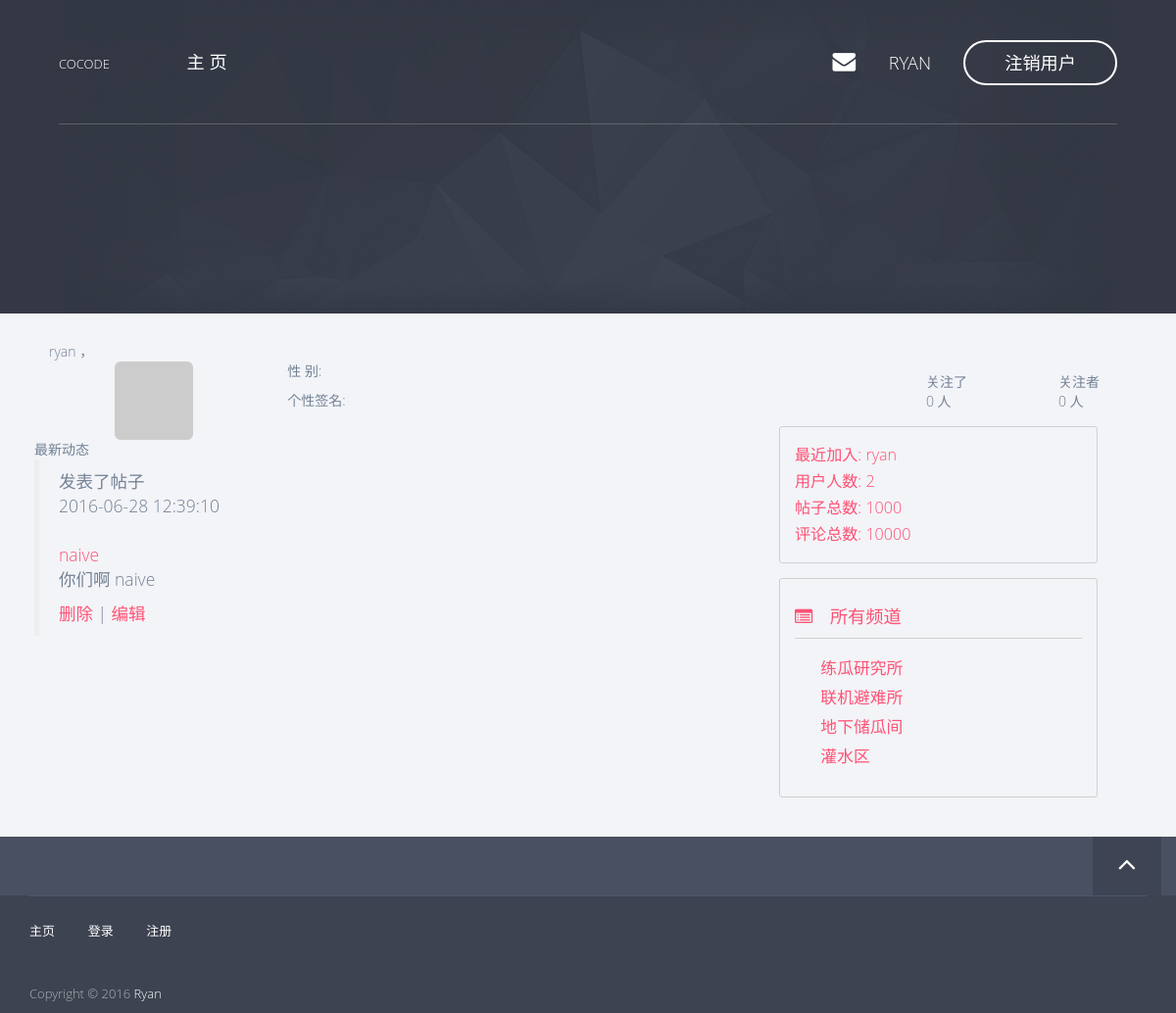
Before: /profile/ryan (signed in) with the older database file.
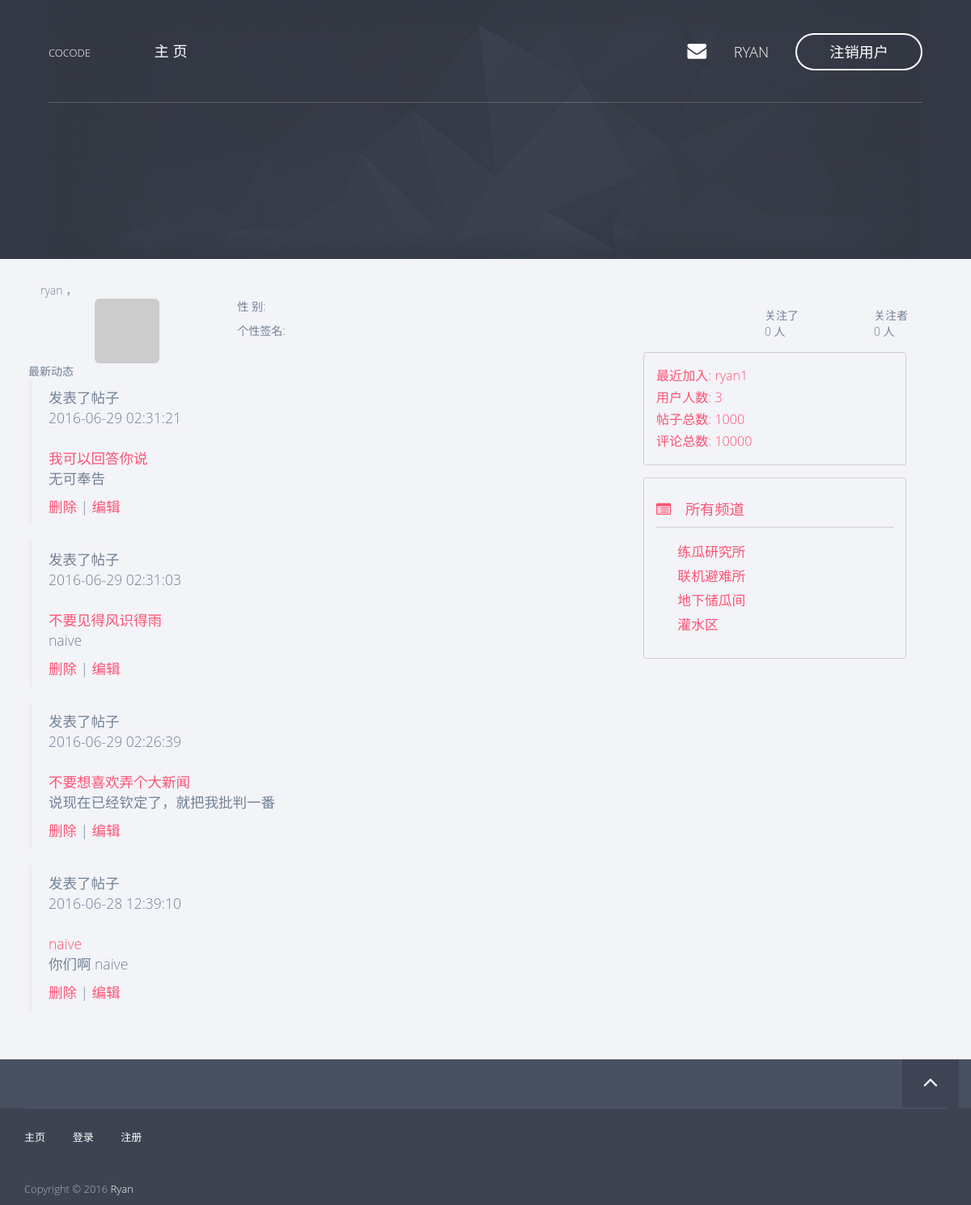
After: the same page with the newer database file.
### app/models/post.py (models this page shows, shortened)
class Post(db.Model, Model):
    __tablename__ = 'posts'
    id = db.Column(db.Integer, primary_key=True)
    title = db.Column(db.String())
    content = db.Column(db.String())
    created_time = db.Column(db.DateTime(timezone=True),
                             default=sql.func.now())
    channel_id = db.Column(db.Integer, db.ForeignKey('channels.id'))
    user_id = db.Column(db.Integer, db.ForeignKey('users.id'))
    comments = db.relationship('Comment', backref='post')
    def display_item(self):
        name = 'post'
        title = self.title
        content_len = 80
        if self.content.__len__() > content_len:
            content = self.content[:content_len] + '...'
        else:
            content = self.content
        return (name, title, content)

### app/models/user.py (models this page shows, shortened)
class User(db.Model, Model):
    __tablename__ = 'users'
    id = db.Column(db.Integer, primary_key=True)
    username = db.Column(db.String(), unique=True)
    password_hash = db.Column(db.String())
    email = db.Column(db.String(), unique=True)
    avatar_hash = db.Column(db.String())
    created_time = db.Column(db.DateTime(timezone=True),
                             default=sql.func.now())
    role_id = db.Column(db.Integer, db.ForeignKey('roles.id'))
    posts = db.relationship('Post', backref='author')
    comments = db.relationship('Comment', backref='author')
    @property
    def password(self):
        raise AttributeError('password is not readable')
    def is_admin(self):
        return self.role.permissions == 0xff
    def gravatar(self, size=100, default='identicon', rating='g'):
        from flask import request
        gravatar_url = 'secure.gravatar.com/avatar'
        if request.is_secure:
            url = 'https://' + gravatar_url
        else:
            url = 'http://' + gravatar_url
        hash = self.avatar_hash or md5(self.email.encode('utf-8')).hexdigest()
        return '{url}/{hash}?s={size}&d={default}&r={rating}'.format(url=url,
                                                                     hash=hash,
                                                                     size=size,
                                                                     default=default,
                                                                     rating=rating)

### app/models/channel.py (models this page shows, shortened)
class Channel(db.Model, Model):
    __tablename__ = 'channels'
    id = db.Column(db.Integer, primary_key=True)
    name = db.Column(db.String(), default=ChannelPermission.NORMAL[0])
    permission = db.Column(db.Integer)
    created_time = db.Column(db.DateTime(timezone=True),
                             default=sql.func.now())
    posts = db.relationship('Post', backref='channel')
    def is_admin(self):
        return self.permission == ChannelPermission.ADMIN[0]

### app/views.py (the view)
@app.route('/profile/<username>')
def profile(username):
    u = User.query.filter_by(username=username).first()
    if u is None:
        abort(404)
    posts = u.posts
    comments = u.comments
    activities = posts + comments
    activities.sort(key=lambda a: a.created_time, reverse=True)
    return render_template('profile.html',
                           user=u,
                           activities=activities)

### app/__init__.py (called while the page is built)
@app.context_processor
def current_user_processor():
    return dict(current_user=current_user())

@app.context_processor
def channel_processor():
    channels = Channel.query.all()
    permissions = [
        ChannelPermission.NORMAL,
        ChannelPermission.ADMIN,
    ]
    dic = {
        'channels': channels,
        'permissions': permissions,
    }
    return dict(**dic)

@app.context_processor
def user_processor():
    user_count = User.query.count()
    new_user = User.query.order_by(User.created_time.desc()).first()
    return dict(new_user=new_user,
                user_count=user_count)

### app/models/user.py (called while the page is built)
def current_user():
    id = session.get('user_key', None)
    user = None
    if id is not None:
        user = User.query.get(id)
    return user

### app/templates/profile.html (shortened to what this page needs)
{% extends 'base8-4.html' %}
{% block page_content %}
    <div class="row">
        <div class="col-md-12 profile">
            <div class="col-md-12 user-name-note">
                {{ user.username }} ，
            </div>
            <div class="col-md-4 profile-portrait">
                <img class="img-rounded center-block" src="{{ user.gravatar(size=180) }}" />
            </div>
            <div class="col-md-8 profile-info">
                <p>性    别: </p>
                <p>个性签名: </p>
            </div>
        </div>
        <div class="col-md-12 activities-list">
            <div class="activities-list-header">最新动态</div>
            <div class="activities-list-body">
                {% if activities.__len__() == 0 %}
                    <h4>暂无动态</h4>
                {% else %}
                    {% include "_activities.html" %}
                {% endif %}
            </div>
        </div>
    </div>
{% endblock %}
{% block page_side %}
    <div class="row follow-count">
        <div class="col-md-4">
        </div>
        <div class="col-md-4">
        关注了<br>0 人</div>
        <div class="col-md-4">
        关注者<br>0 人</div>
    </div>
{% endblock %}

### app/templates/base.html (shortened to what this page needs)
<!doctype html>
 <html class="no-js" lang="">
{% block head %}
<head>
<link rel="stylesheet" href="../static/css/normalize.min.css">
<link rel="stylesheet" href="../static/css/bootstrap.min.css">
<link rel="stylesheet" href="../static/css/jquery.fancybox.css">
<link rel="stylesheet" href="../static/css/flexslider.css">
<link rel="stylesheet" href="../static/css/styles.css">
<link rel="stylesheet" href="../static/css/queries.css">
<link rel="stylesheet" href="../static/css/etline-font.css">
<link rel="stylesheet" href="../static/bower_components/animate.css/animate.min.css">
<link rel="stylesheet" href="../static/css/font-awesome.min.css">
</head>
{% endblock %}
<body id="top">
    {% block navbar %}
        <section class="hero">
            <section class="navigation">
                <header>
                    <div class="header-content">
                        <div class="logo"><a href="/">COCODE</a></div>
                        <div class="header-nav">
                            <nav>
                                <ul class="primary-nav">
                                    <li><a href="/">主&nbsp;页</a></li>
                                </ul>
                                <ul class="member-actions">
                                    {% if current_user is none %}
                                    <li><a href="/login" class="login">登&nbsp;录</a></li>
                                    <li><a href="/register" class="btn-white btn-small">注&nbsp;册</a></li>
                                    {% else %}
                                    <li><a href="#"><i class="fa fa-envelope hero-nav"></i></a></li>
                                    <li><a href="/profile/{{ current_user.username }}" class="hero-nav">{{ current_user.username }} &nbsp;</a></li>
                                    <li><a href="/logout" class="btn-white btn-small">注销用户</a></li>
                                    {% endif %}
                                </ul>
                            </nav>
                        </div>
                    </div>
                </header>
            </section>
        </section>
    {% endblock %}
    <section class="content">
        {% block content%}
        {% endblock %}
    </section>
    <section class="to-top">
        <div class="container">
            <div class="row">
                <div class="to-top-wrap">
                    {% block to_top %}
                    <a href="#top" class="top"><i class="fa fa-angle-up"></i></a>
                    {% endblock %}
                </div>
            </div>
        </div>
    </section>
    <footer>
        <div class="container">
            <div class="row">
                <div class="col-md-12">
                    <div class="footer-links">
                        <ul class="footer-group">
                            <li><a href="/">主页</a></li>
                            <li><a href="/login">登录</a></li>
                            <li><a href="/register">注册</a></li>
                        </ul>
                        <p>Copyright © 2016 <a href="/">Ryan</a><br></p>
                    </div>
                </div>
            </div>
        </div>
    </footer>
</body>
</html>

### app/templates/_activities.html (shortened to what this page needs)
<ul class="activities">
    {% for a in activities %}
    <li class="activity">
        {% set item = a.display_item() %}
        {% set item_name = item[0] %}
        <blockquote>
        <div class="activity-content">
            {% if item_name == 'post' %}
                {% set title = item[1] %}
                {% set content = item[2] %}
                <div class="activity-header">发表了帖子</div>
                <div class="activity-date">{{ a.created_time }}</div><br>
                <div class="post-title"><a href="{{ url_for('post_view', id=a.id) }}">{{ title }}</a></div>
                <p>{{ content }}</p>
                <div class="activity-footer">
                    {% if current_user == user or current_user.is_admin() %}
                    <a href="{{ url_for('delete_post', id=a.id) }}">删除</a> |
                    <a href="#">编辑</a>
                    {% endif %}
                </div>
            {% endif %}
        </div>
        </blockquote>
    </li>
    {% endfor %}
</ul>

### app/templates/_bbs_info.html
<div class="col-md-10 forum-info">
    <div class="forum-info-item">最近加入: <a href="/profile/{{ new_user.username }}">{{ new_user.username }}</a></div>
    <div class="forum-info-item">用户人数: {{ user_count }}</div>
    <div class="forum-info-item">帖子总数: 1000 </div>
    <div class="forum-info-item">评论总数: 10000 </div>
</div>

### app/templates/_channels.html (shortened to what this page needs)
<div class="col-md-10 channel-list">
    <div class="channel-list-caption">
        <i class="fa fa-list-alt"></i> 所有频道
    </div>
    <div class="channel-list-items">
        {% for c in channels %}
        {% if not c.is_admin() %}
            <div class="channel-list-item">
                <a href="/channel/{{ c.id }}">{{ c.name }}</a>
            </div>
        {% endif %}
        {% endfor %}
    </div>
</div>

Changed rows visible on the page:
added Post: created_time "2016-06-29 02:31:21", title "我可以回答你说", content "无可奉告"
added Post: created_time "2016-06-29 02:31:03", title "不要见得风识得雨", content "naive"
added Post: created_time "2016-06-29 02:26:39", title "不要想喜欢弄个大新闻", content "说现在已经钦定了，就把我批判一番"
added User: username "ryan1"
Other visible differences:
{{ user_count }}: "2" → "3"
{{ new_user.username }}: "ryan" → "ryan1"
